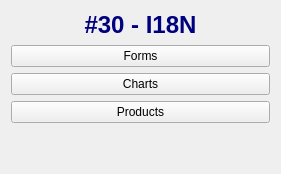
<?xml version="1.0" encoding="UTF-8"?>
<ui version="4.0">
 <class>Form</class>
 <widget class="QWidget" name="Form">
  <property name="geometry">
   <rect>
    <x>0</x>
    <y>0</y>
    <width>281</width>
    <height>174</height>
   </rect>
  </property>
  <property name="windowTitle">
   <string>Form</string>
  </property>
  <layout class="QGridLayout" name="gridLayout">
   <item row="4" column="0">
    <spacer name="verticalSpacer">
     <property name="orientation">
      <enum>Qt::Vertical</enum>
     </property>
     <property name="sizeHint" stdset="0">
      <size>
       <width>20</width>
       <height>31</height>
      </size>
     </property>
    </spacer>
   </item>
   <item row="1" column="0">
    <widget class="QPushButton" name="pushButton">
     <property name="text">
      <string>Forms</string>
     </property>
    </widget>
   </item>
   <item row="0" column="0">
    <widget class="QLabel" name="label">
     <property name="text">
      <string notr="true">&lt;html&gt;&lt;head/&gt;&lt;body&gt;&lt;p align=&quot;center&quot;&gt;&lt;span style=&quot; font-size:18pt; font-weight:600; color:#00007f;&quot;&gt;#30 - I18N&lt;/span&gt;&lt;/p&gt;&lt;/body&gt;&lt;/html&gt;</string>
     </property>
    </widget>
   </item>
   <item row="2" column="0">
    <widget class="QPushButton" name="pushButton_2">
     <property name="text">
      <string>Charts</string>
     </property>
    </widget>
   </item>
   <item row="3" column="0">
    <widget class="QPushButton" name="pushButton_3">
     <property name="text">
      <string>Products</string>
     </property>
    </widget>
   </item>
  </layout>
 </widget>
 <resources/>
 <connections/>
</ui>
